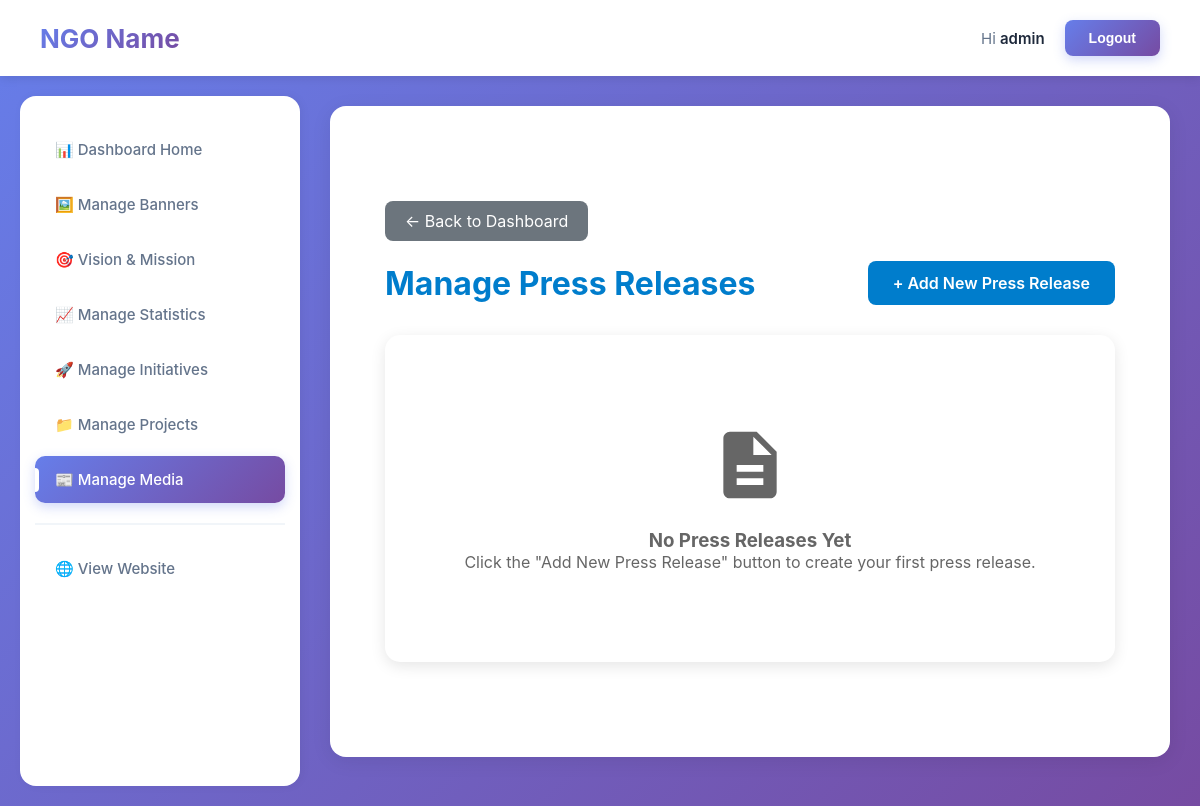
The app's page /dashboard/press-releases/ (signed in), older data.
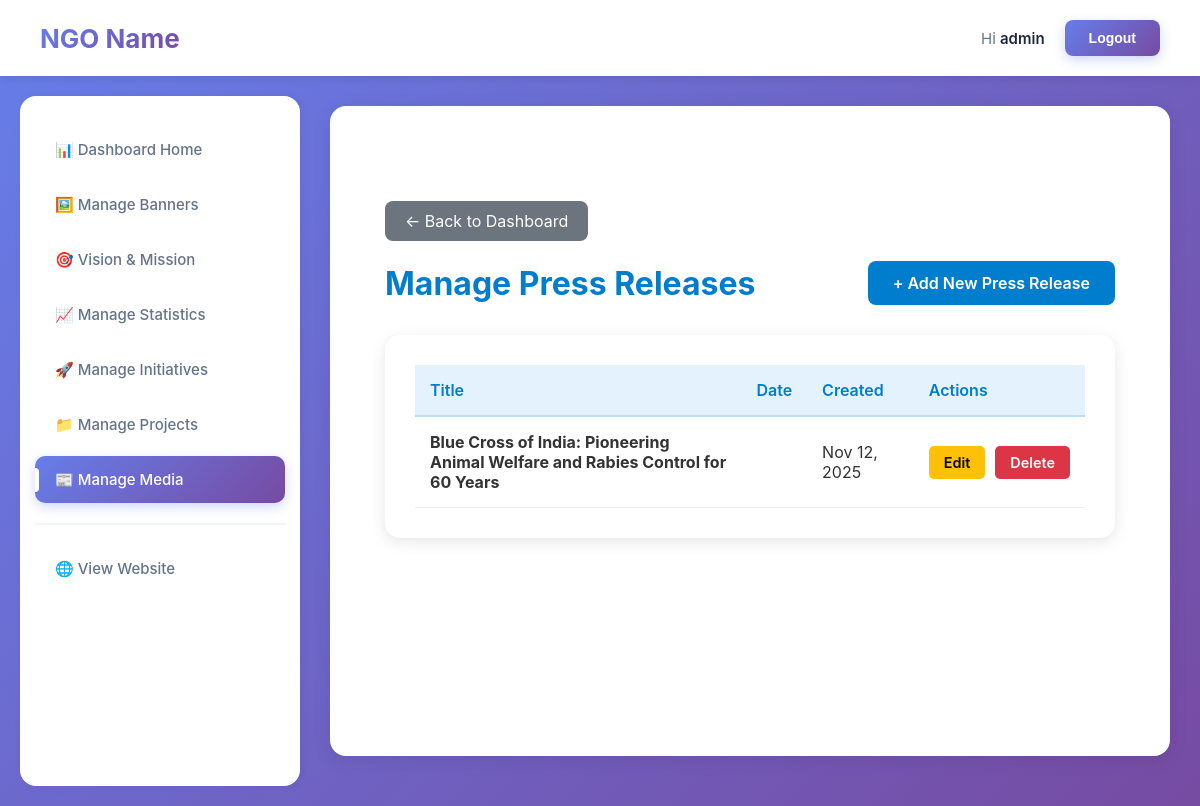
The same page, newer data.
### Homepage/models.py (models this page shows, shortened)
class PressRelease(models.Model):
    title = models.CharField(max_length=255)
    description = models.TextField()
    release_date = models.DateField()
    file = models.FileField(upload_to='press_releases/', blank=True, null=True,
                           help_text='Optional PDF or document file')
    is_active = models.BooleanField(default=True)
    order = models.IntegerField(default=0, help_text='Lower numbers appear first')
    created_at = models.DateTimeField(auto_now_add=True)
    updated_at = models.DateTimeField(auto_now=True)
    class Meta:
        ordering = ['-release_date', 'order']
        verbose_name = 'Press Release'
        verbose_name_plural = 'Press Releases'

### Homepage/views.py (the view)
# urls.py: path('dashboard/press-releases/', views.manage_press_release, name='dashboard_manage_press_release'),
@staff_member_required(login_url='/auth/login/')
def manage_press_release(request):
    press_releases = PressRelease.objects.all()
    return render(request, 'dashboard/manage_press_release.html', {'press_releases': press_releases})

### Homepage/templates/dashboard/manage_press_release.html (shortened to what this page needs)
{% extends 'dashboard/base.html' %}
{% load static %}
{% block content %}
<div class="dashboard-container">
    <a href="{% url 'dashboard_home' %}" class="btn-back">← Back to Dashboard</a>
    <div class="page-header">
        <h1>Manage Press Releases</h1>
        <a href="{% url 'dashboard_manage_press_release_add' %}" class="btn-primary">+ Add New Press Release</a>
    </div>
    <div class="table-container">
        {% if press_releases %}
        <table>
            <thead>
                <tr>
                    <th>Title</th>
                    <th>Date</th>
                    <th>Created</th>
                    <th>Actions</th>
                </tr>
            </thead>
            <tbody>
                {% for press_release in press_releases %}
                <tr>
                    <td><strong>{{ press_release.title }}</strong></td>
                    <td>{{ press_release.date|date:"M d, Y" }}</td>
                    <td>{{ press_release.created_at|date:"M d, Y" }}</td>
                    <td>
                        <div class="action-buttons">
                            <a href="{% url 'dashboard_manage_press_release_edit' press_release.pk %}" class="btn-edit">Edit</a>
                            <a href="{% url 'dashboard_manage_press_release_delete' press_release.pk %}" class="btn-delete">Delete</a>
                        </div>
                    </td>
                </tr>
                {% endfor %}
            </tbody>
        </table>
        {% else %}
        <div class="empty-state">
            <svg viewBox="0 0 24 24">
                <path d="M14 2H6c-1.1 0-1.99.9-1.99 2L4 20c0 1.1.89 2 1.99 2H18c1.1 0 2-.9 2-2V8l-6-6zm2 16H8v-2h8v2zm0-4H8v-2h8v2zm-3-5V3.5L18.5 9H13z" fill="currentColor"/>
            </svg>
            <h3>No Press Releases Yet</h3>
            <p>Click the "Add New Press Release" button to create your first press release.</p>
        </div>
        {% endif %}
    </div>
</div>
{% endblock %}

Row changes from the older to the newer data that the page shows:
added PressRelease: title "Blue Cross of India: Pioneering Animal Welfare and Rabies Control for 60 Years", created_at "Nov 12, 2025"
Text that changed along with them:
text no longer shown: "No Press Releases Yet Click the \"Add New Press Release\" button to create your first press release."
text now shown: "Title Date Created Actions"
